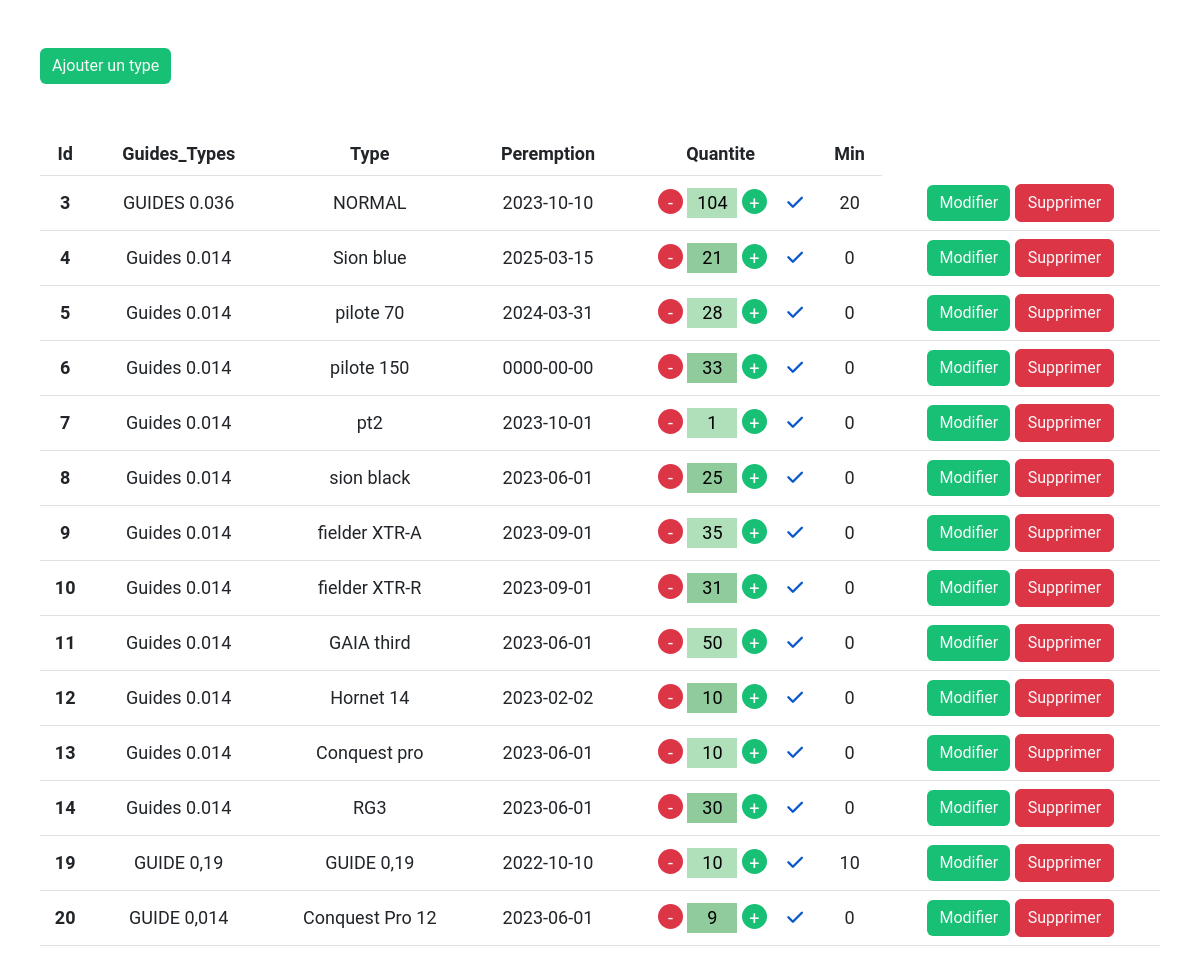
The app's page /all-materials/display.php?item=39 (signed in) with its own data.
### tables this page shows
CREATE TABLE `guides` (
  `GUIDES` varchar(12) DEFAULT NULL,
  `GUIDES_TYPES` varchar(18) DEFAULT NULL,
  `peremption` date DEFAULT NULL,
  `GUIDES_Quantite` int(11) DEFAULT NULL,
  `min` int(100) NOT NULL,
  `id` int(11) NOT NULL
);

### all-materials/displayFunction.php (called while the page is built, shortened)
<?php
function display($caseNumber, $tableName)
{
    $selectedItem = $_GET['item'];
            include("header.php"); ?>
            <?php break;
}
?>

### all-materials/display.php (the view, shortened to what this page needs)
<?php
include("displayFunction.php");
$selectedItem = $_GET['item'];
if ($selectedItem == 39) {
    include("header.php"); ?>
    <table class="table">
        <thead>
            <tr>
                <th scope="col">Id</th>
                <th scope="col">Guides_Types</th>
                <th scope="col">Type</th>
                <th scope="col">Peremption</th>
                <th scope="col">Quantite</th>
                <th scope="col">Min</th>
            </tr>
        </thead>
        <tbody>
            <?php
            $sql = "select * from `guides` ORDER BY Id";
            $result = mysqli_query($con, $sql);
            if ($result) {
                while ($row = mysqli_fetch_assoc($result)) {
                    $Guides = $row['GUIDES'];
                    $Guides_Types = $row['GUIDES_TYPES'];
                    $Peremption = $row['peremption'];
                    $Guides_Quantite = $row['GUIDES_Quantite'];
                    $Min = $row['min'];
                    $Id = $row['id'];
                    echo '<tr>
                    <th>' . $Id . '</th>
                                            <td scope="row">' . $Guides . '</td>
                                            <td>' . $Guides_Types . '</td>
                                            <td>' . $Peremption . '</td>
                                            <td>
                                            <form method="post" action="updateQuantity.php">
                                                <input type="hidden" name="id" value="' . $Id . '">
                                                <span class="minus">-</span>
                                                <input type="number" name="quantity" value="' . $Guides_Quantite . '">
                                                <span class="plus">+</span>
                                                <button type="submit"><i class="fa-solid fa-check"></i></button>
                                            </form>
                                        </td>
                                                  <td>' . $Min . '</td>
                                                  <td>
                                                  <button class="btn btn-primary">
                                                      <a href="../buttons/guidesUpdate.php?item=' . $selectedItem . ' &updatedId=' . $Id . '" class="text-light">Modifier</a>
                                                  </button>
                                                  <button class="btn btn-danger">
                                                      <a href="../buttons/delete.php?item=' . $selectedItem . ' &deletedId=' . $Id . '" class="text-light">Supprimer</a>
                                                  </button>
                                              </td>
                                            </tr>';
                }
            }
            ?>
            <?php
}
    include("header.php"); ?>

### css/main.css (style rules this page uses)
:root { --main-color: #8fcb9b; --main-color-alt: #5b9279; --main-section-color: #eae6e5; --main-border-raduis: 8px; --main-transition: 0.7s; }
html { scroll-behavior: smooth; }
* { -webkit-box-sizing: border-box; -moz-box-sizing: border-box; box-sizing: border-box; }
body { font-family: "Roboto", sans-serif; }
a { text-decoration: none; display: block; }
.btn-primary { background-color: #17c074; border: none; }
table tr { transition: 0.5s; text-align: center; vertical-align: middle; font-size: 18px; }
table tr:is(:nth-child(even)) { background-color: var(--main-color); }
table tr:is(:nth-child(odd)) { background-color: rgb(175, 224, 185); }
table thead tr { background-color: unset !important; }
tr form input[type="number"] { border: none; padding: 0; width: 50px; height: 30px; text-align: center; }
tr:is(:nth-child(even)) form input[type="number"] { background-color: var(--main-color); }
tr:is(:nth-child(odd)) form input[type="number"] { background-color: rgb(175, 224, 185); }
tr form button { background-color: inherit; border: none; color: #0a58ca; width: 10px; height: 10px; }
tr form button i { margin-left: 10px; }
span.plus, span.minus { color: white !important; display: inline-block; width: 25px; height: 25px; border-radius: 50%; }
span.plus { background-color: #17c074; }
span.minus { background-color: #dc3545; }

### records on screen
guides: id "3", GUIDES "GUIDES 0.036", GUIDES_TYPES "NORMAL", peremption "2023-10-10", quantity "104", min "20"
guides: id "4", GUIDES "Guides 0.014", GUIDES_TYPES "Sion blue", peremption "2025-03-15", quantity "21", min "0"
guides: id "5", GUIDES "Guides 0.014", GUIDES_TYPES "pilote 70", peremption "2024-03-31", quantity "28", min "0"
guides: id "6", GUIDES "Guides 0.014", GUIDES_TYPES "pilote 150", peremption "0000-00-00", quantity "33", min "0"
guides: id "7", GUIDES "Guides 0.014", GUIDES_TYPES "pt2", peremption "2023-10-01", quantity "1", min "0"
guides: id "8", GUIDES "Guides 0.014", GUIDES_TYPES "sion black", peremption "2023-06-01", quantity "25", min "0"
guides: id "9", GUIDES "Guides 0.014", GUIDES_TYPES "fielder XTR-A", peremption "2023-09-01", quantity "35", min "0"
guides: id "10", GUIDES "Guides 0.014", GUIDES_TYPES "fielder XTR-R", peremption "2023-09-01", quantity "31", min "0"
guides: id "11", GUIDES "Guides 0.014", GUIDES_TYPES "GAIA third", peremption "2023-06-01", quantity "50", min "0"
guides: id "12", GUIDES "Guides 0.014", GUIDES_TYPES "Hornet 14", peremption "2023-02-02", quantity "10", min "0"
guides: id "13", GUIDES "Guides 0.014", GUIDES_TYPES "Conquest pro", peremption "2023-06-01", quantity "10", min "0"
guides: id "14", GUIDES "Guides 0.014", GUIDES_TYPES "RG3", peremption "2023-06-01", quantity "30", min "0"
guides: id "19", GUIDES "GUIDE 0,19", GUIDES_TYPES "GUIDE 0,19", peremption "2022-10-10", quantity "10", min "10"
guides: id "20", GUIDES "GUIDE 0,014", GUIDES_TYPES "Conquest Pro 12", peremption "2023-06-01", quantity "9", min "0"
